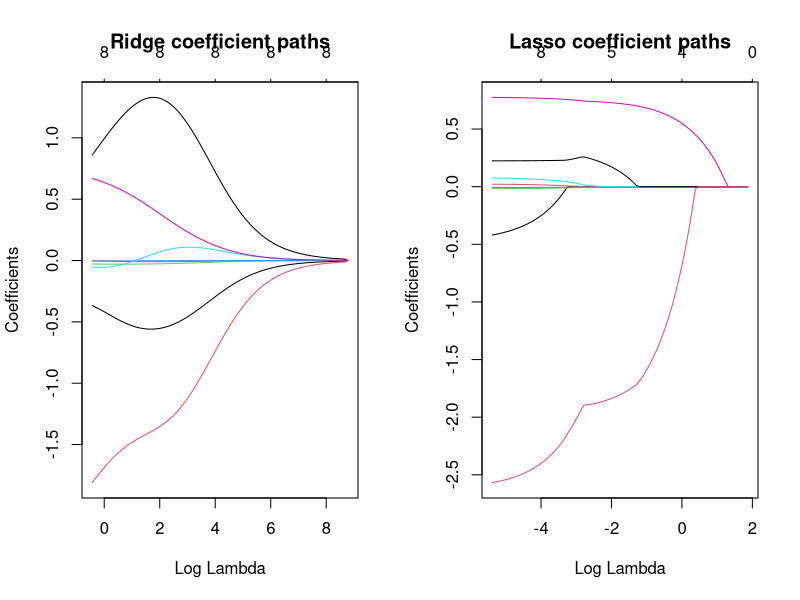
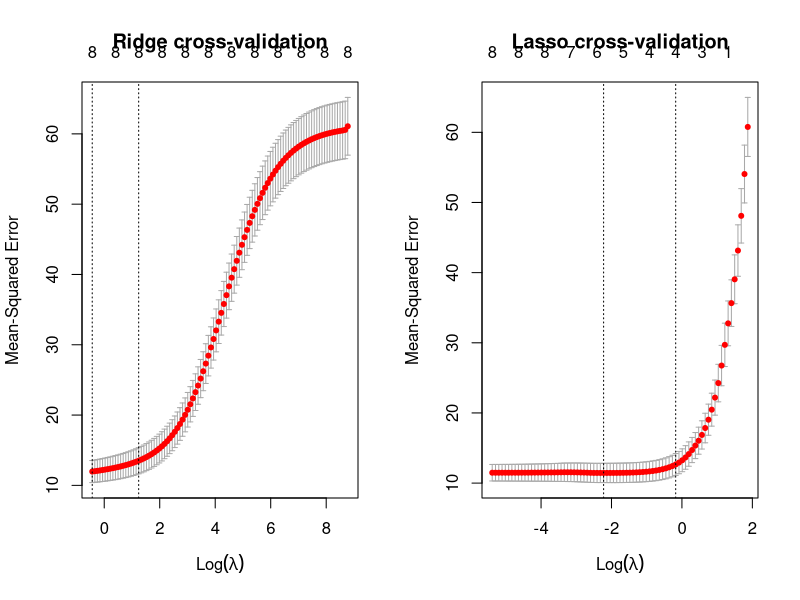
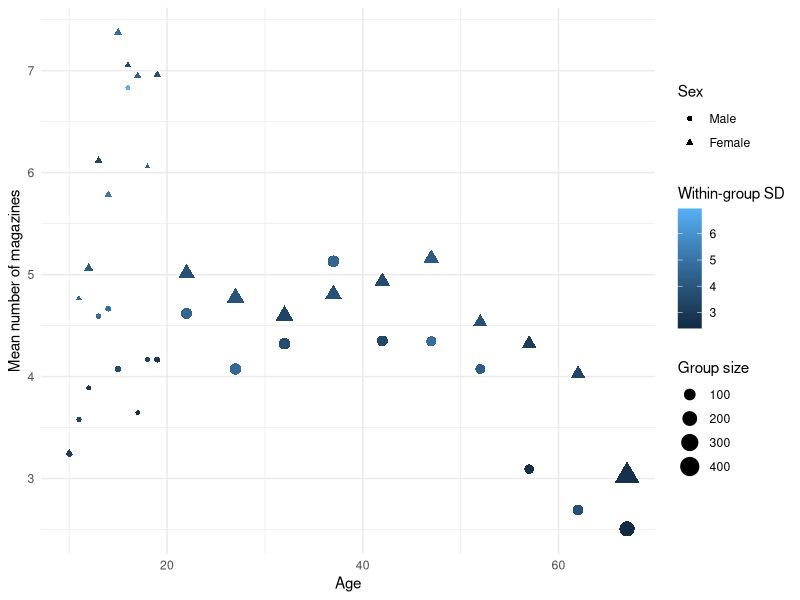
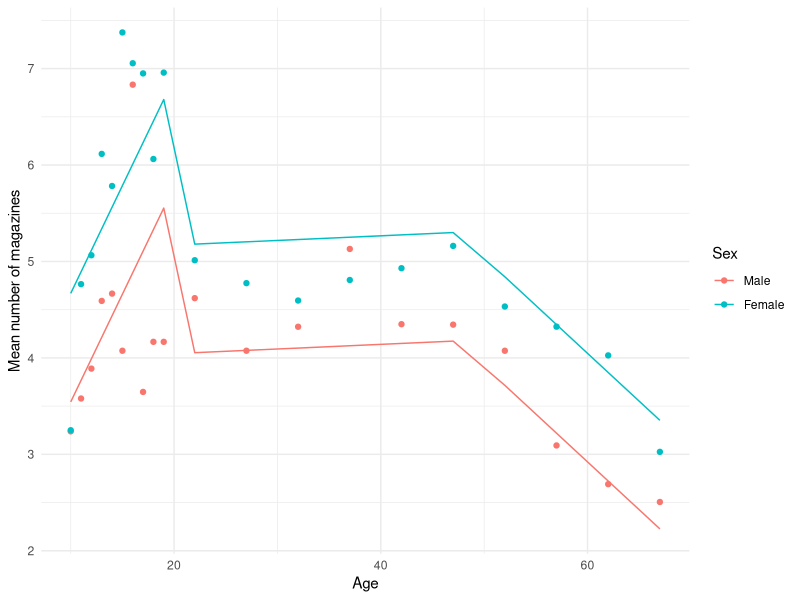
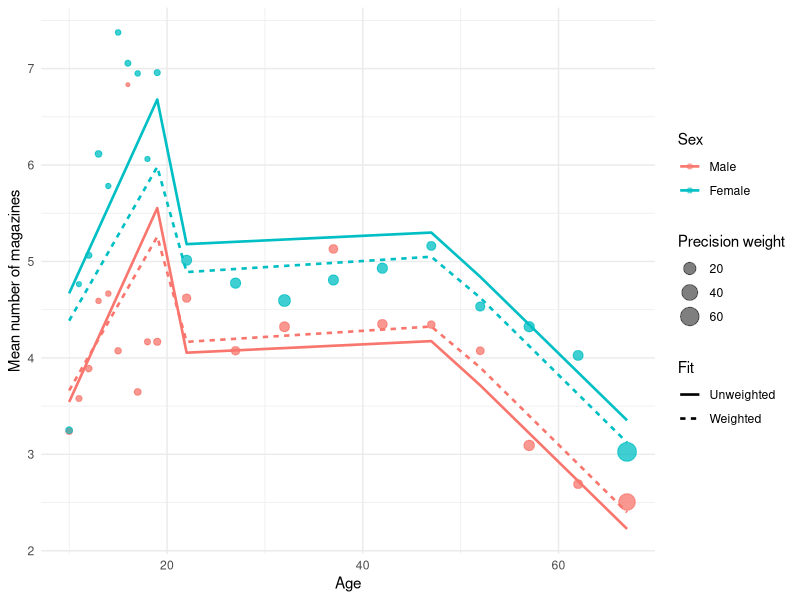
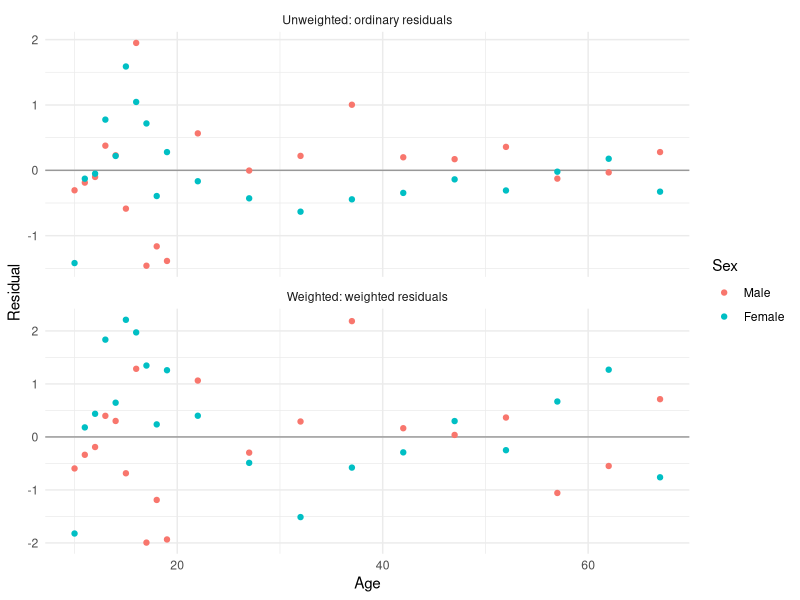

These figures' R source, in order:
## ---- chunk 1
knitr::opts_chunk$set(comment = "", dev = "png")
library(tidyverse)
library(car)
library(glmnet)
## ---- chunk 2
auto <- readr::read_csv("../data/auto_mpg.csv") |>
  mutate(origin = factor(origin))

levels(auto$origin)
## ---- chunk 3
null_model <- lm(mpg ~ 1, data = auto)

full_model <- lm(
  mpg ~ cylinders + displacement + horsepower + weight +
    acceleration + model_year + origin,
  data = auto
)
## ---- chunk 4
search_scope <- list(
  lower = formula(null_model),
  upper = formula(full_model)
)

forward_search <- step(
  null_model,
  scope = search_scope,
  direction = "forward",
  trace = 0
)

backward_search <- step(
  full_model,
  scope = search_scope,
  direction = "backward",
  trace = 0
)

## ---- chunk 5
forward_search$anova
backward_search$anova

formula(forward_search)
formula(backward_search)
## ---- chunk 6
AIC(full_model, forward_search, backward_search)
## ---- chunk 7
origin_model <- lm(mpg ~ origin, data = auto)

forced_origin_search <- step(
  full_model,
  scope = list(
    lower = formula(origin_model),
    upper = formula(full_model)
  ),
  direction = "backward",
  trace = 0
)

formula(forced_origin_search)
## ---- chunk 8
auto |>
  select(
    cylinders,
    displacement,
    horsepower,
    weight,
    acceleration,
    model_year
  ) |>
  cor() |>
  round(3)
## ---- chunk 9
car::vif(full_model)
## ---- chunk 10
overlapping_predictors <- c(
  "cylinders",
  "displacement",
  "horsepower",
  "weight"
)

simple_models <- map(
  overlapping_predictors,
  ~ lm(reformulate(.x, response = "mpg"), data = auto)
)

coefficient_comparison <- tibble(
  Predictor = overlapping_predictors,
  `Simple coefficient` = map2_dbl(
    simple_models,
    overlapping_predictors,
    ~ unname(coef(.x)[.y])
  ),
  `Full-model coefficient` = unname(
    coef(full_model)[overlapping_predictors]
  ),
  `Full-model SE` = unname(
    coef(summary(full_model))[overlapping_predictors, "Std. Error"]
  )
) |>
  mutate(across(where(is.numeric), ~ round(.x, 4)))

knitr::kable(coefficient_comparison)
## ---- chunk 11
X <- model.matrix(
  mpg ~ cylinders + displacement + horsepower + weight +
    acceleration + model_year + origin,
  data = auto
)[, -1]

y <- auto$mpg
## ---- chunk 12
set.seed(161251)
fold_id <- sample(rep(1:10, length.out = nrow(auto)))

ridge_cv <- cv.glmnet(
  X,
  y,
  alpha = 0,
  foldid = fold_id
)

lasso_cv <- cv.glmnet(
  X,
  y,
  alpha = 1,
  foldid = fold_id
)
## ---- chunk 13
par(mfrow = c(1, 2))
plot(ridge_cv$glmnet.fit, xvar = "lambda", label = TRUE)
title("Ridge coefficient paths")
plot(lasso_cv$glmnet.fit, xvar = "lambda", label = TRUE)
title("Lasso coefficient paths")
par(mfrow = c(1, 1))
## ---- chunk 14
par(mfrow = c(1, 2))
plot(ridge_cv)
title("Ridge cross-validation")
plot(lasso_cv)
title("Lasso cross-validation")
par(mfrow = c(1, 1))

penalty_choices <- tibble(
  Method = c("Ridge", "Lasso"),
  `lambda.min` = c(ridge_cv$lambda.min, lasso_cv$lambda.min),
  `lambda.1se` = c(ridge_cv$lambda.1se, lasso_cv$lambda.1se)
)

knitr::kable(penalty_choices, digits = 4)
## ---- chunk 15
round(as.matrix(coef(ridge_cv, s = "lambda.min")), 4)
round(as.matrix(coef(ridge_cv, s = "lambda.1se")), 4)

round(as.matrix(coef(lasso_cv, s = "lambda.min")), 4)
round(as.matrix(coef(lasso_cv, s = "lambda.1se")), 4)
## ---- chunk 16
mags <- readr::read_csv("../data/AveMags.csv") |>
  mutate(
    Sex = factor(Sex, levels = c(0, 1), labels = c("Male", "Female")),
    Older = as.integer(Age >= 50),
    precision_weight = N / StDev^2
  )

glimpse(mags)
## ---- chunk 17
ggplot(mags, aes(x = Age, y = Avemags)) +
  geom_point(aes(size = N, colour = StDev, shape = Sex)) +
  labs(
    x = "Age",
    y = "Mean number of magazines",
    size = "Group size",
    colour = "Within-group SD"
  ) +
  theme_minimal()
## ---- chunk 18
magazine_unweighted <- lm(
  Avemags ~ Age * Adult + Age * Older + Sex,
  data = mags
)
## ---- chunk 19
mags |>
  mutate(fitted = fitted(magazine_unweighted)) |>
  ggplot(aes(x = Age, y = Avemags, colour = Sex)) +
  geom_point() +
  geom_line(aes(y = fitted)) +
  labs(
    x = "Age",
    y = "Mean number of magazines"
  ) +
  theme_minimal()
## ---- chunk 20
mags |>
  select(Age, Sex, N, StDev, precision_weight) |>
  arrange(desc(precision_weight))
## ---- chunk 21
magazine_weighted <- lm(
  Avemags ~ Age * Adult + Age * Older + Sex,
  data = mags,
  weights = precision_weight
)

coefficient_comparison <- tibble(
  Term = names(coef(magazine_unweighted)),
  Unweighted = unname(coef(magazine_unweighted)),
  Weighted = unname(coef(magazine_weighted))
) |>
  mutate(across(where(is.numeric), ~ round(.x, 3)))

knitr::kable(coefficient_comparison)
## ---- chunk 22
magazine_fits <- bind_rows(
  mags |>
    mutate(
      fitted = fitted(magazine_unweighted),
      fit = "Unweighted"
    ),
  mags |>
    mutate(
      fitted = fitted(magazine_weighted),
      fit = "Weighted"
    )
)

ggplot(magazine_fits, aes(x = Age, colour = Sex)) +
  geom_point(aes(y = Avemags, size = precision_weight), alpha = 0.5) +
  geom_line(aes(y = fitted, linetype = fit), linewidth = 0.9) +
  labs(
    x = "Age",
    y = "Mean number of magazines",
    size = "Precision weight",
    linetype = "Fit"
  ) +
  theme_minimal()
## ---- chunk 23
residual_comparison <- bind_rows(
  mags |>
    transmute(
      Age,
      Sex,
      residual = resid(magazine_unweighted),
      model = "Unweighted: ordinary residuals"
    ),
  mags |>
    transmute(
      Age,
      Sex,
      residual = resid(magazine_weighted) * sqrt(precision_weight),
      model = "Weighted: weighted residuals"
    )
)

ggplot(residual_comparison, aes(x = Age, y = residual, colour = Sex)) +
  geom_hline(yintercept = 0, colour = "grey60") +
  geom_point() +
  facet_wrap(~ model, scales = "free_y", ncol = 1) +
  labs(x = "Age", y = "Residual") +
  theme_minimal()
